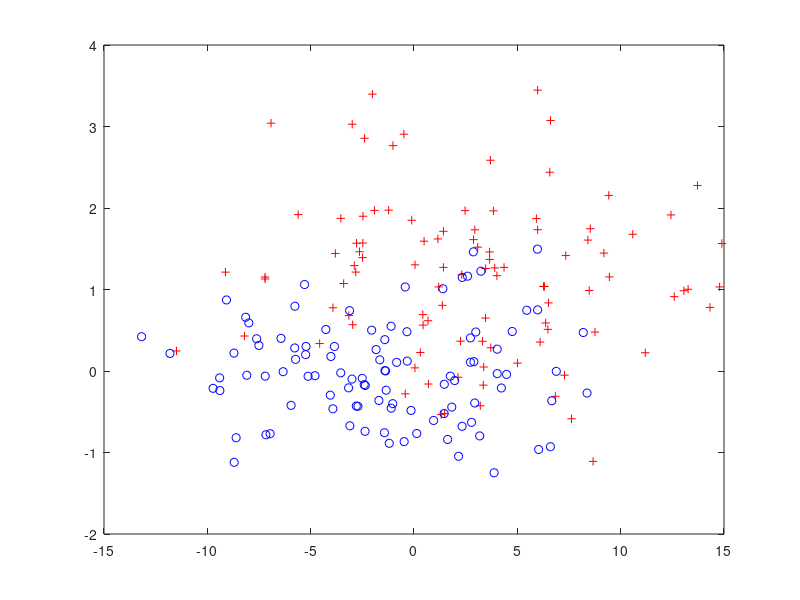

Recreate this plot in MATLAB.
%generate 01 loss data points and write to data.csv
function generateData(N, D, R, NC, StdDev)

if (nargin == 0)
    D = 6;      %dimension of data point
    N = 200;    %number of data points
    R = 6;     %range of all points +/- R ~ dis c1 c2
    NC = 2;     %number of clusters
    StdDev = 6; %Max standard deviation of points in each clusters
end

c = zeros(NC, D);
sd = zeros(NC, D);
for i=1:NC
    %generate center of cluster i
    if (mod(i,4) == 1)
        c(i,:) = random('Uniform', 0, R/2, 1, D);   
    elseif (mod(i,4) == 2)
        c(i,:) = random('Uniform', -R/2, 0, 1, D);  
    elseif (mod(i,4) == 3)
        c(i,:) = R/2 * ones(1,D);
        c(i,1) = - c(i,1);
    else
        c(i,:) = R/2 * ones(1,D);
        c(i,2) = - c(i,2);
    end
    sd(i,:) = random('Uniform', 0, StdDev, 1, D); %std dev in each direction from c(i)
end
    
X = zeros(N,D);
t = ones(N,1);

for i=1:N
    k = mod(i,NC) + 1; %k = idx of the cluster to use
    
    %determine class (1 or -1)
    if (mod(k,2) == 1)
        t(i) = 1;
    else
        t(i) = -1;
    end
    
    %generate data point
    for j=1:D
        X(i,j) = random('Normal',c(k,j),sd(k,j),1,1);
    end
end

% for i=N*0.9+1:N
%    t(i) = -1; %mod(i,2);
%    if t(i) == 0, t(i)=-1; end
%    X(i,:) = random('Uniform',-0*R,1*R,1,D);
% end

D = [t,X];
csvwrite('data\data_small.csv',D);


c1Idx = ( t(:) == 1 );  %indices of class 1
c2Idx = ( t(:) == -1);  %indices of class 2

figure(2);
plot(X(c1Idx,1),X(c1Idx,2), 'r+', X(c2Idx,1),X(c2Idx,2),'bo');


end

